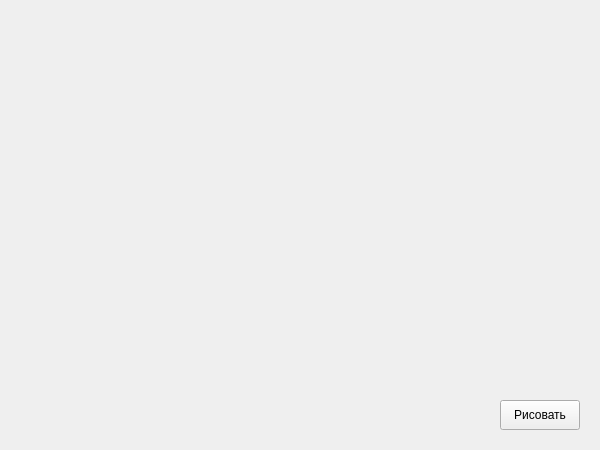
<?xml version="1.0" encoding="UTF-8"?>
<ui version="4.0">
 <class>MainWindow</class>
 <widget class="QMainWindow" name="MainWindow">
  <property name="geometry">
   <rect>
    <x>0</x>
    <y>0</y>
    <width>600</width>
    <height>450</height>
   </rect>
  </property>
  <property name="windowTitle">
   <string>Git Circles</string>
  </property>
  <widget class="QWidget" name="centralwidget">
   <widget class="QPushButton" name="pushButton">
    <property name="geometry">
     <rect>
      <x>500</x>
      <y>400</y>
      <width>80</width>
      <height>30</height>
     </rect>
    </property>
    <property name="text">
     <string>Рисовать</string>
    </property>
   </widget>
  </widget>
 </widget>
 <resources/>
 <connections/>
</ui>
